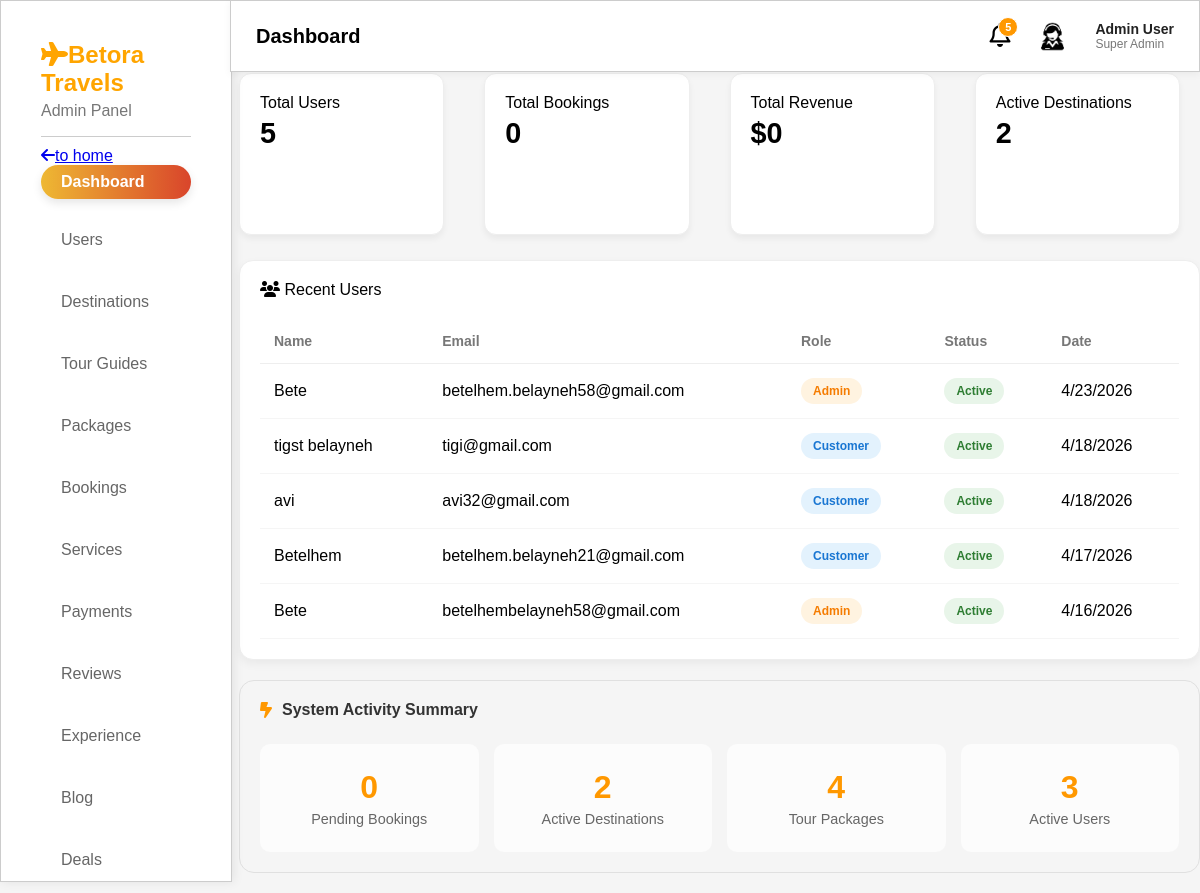
Page /admin/dashboard.php (signed in) on the committed database.
### tables this page shows
CREATE TABLE `users` (
  `id` int(11) NOT NULL,
  `fullname` varchar(100) DEFAULT NULL,
  `username` varchar(50) NOT NULL,
  `email` varchar(100) DEFAULT NULL,
  `password` varchar(255) DEFAULT NULL,
  `phone` varchar(20) DEFAULT NULL,
  `role` enum('admin','customer') DEFAULT 'customer',
  `created_at` timestamp NOT NULL DEFAULT current_timestamp(),
  `status` enum('active','suspended') DEFAULT 'active'
);

### admin/dashboard.php (the view, shortened to what this page needs)
<?php
include "../db.php";
$total_users = $conn->query("SELECT COUNT(*) as count FROM users")->fetch_assoc()['count'];
$total_bookings = $conn->query("SELECT COUNT(*) as count FROM bookings")->fetch_assoc()['count'];
$total_revenue = $conn->query("SELECT SUM(amount) as total FROM payments")->fetch_assoc()['total'] ?? 0;
$active_destinations = $conn->query("SELECT COUNT(*) as count FROM destinations")->fetch_assoc()['count'];
$new_users = $conn->query("
    SELECT fullname, email, role, created_at
    FROM users
    ORDER BY created_at DESC
    LIMIT 5
");
$pending_bookings = $conn->query("
    SELECT COUNT(*) as count
    FROM bookings
    WHERE status='pending'
")->fetch_assoc()['count'];
$total_tour_packages = $conn->query("
    SELECT COUNT(*) as count
    FROM packages
")->fetch_assoc()['count'];
$active_users = $conn->query("
    SELECT COUNT(*) as count
    FROM users
    WHERE role='customer'
")->fetch_assoc()['count'];
?>
<!DOCTYPE html>
<html>
<head>
    <link rel="stylesheet" href="style.css">
</head>
<body>
<?php include "layout.php"; ?>
<div class="dashboard-content">
    <h1 class="welcome-msg">Welcome back, Admin!</h1>
    <div class="stats-grid">
        <div class="stat-card">
            <span>Total Users</span>
            <h2><?php echo $total_users; ?></h2>
        </div>
        <div class="stat-card">
            <span>Total Bookings</span>
            <h2><?php echo $total_bookings; ?></h2>
        </div>
        <div class="stat-card">
            <span>Total Revenue</span>
            <h2>$<?php echo number_format($total_revenue); ?></h2>
        </div>
        <div class="stat-card">
            <span>Active Destinations</span>
            <h2><?php echo $active_destinations; ?></h2>
        </div>
    </div>
    <div class="users-section">
    <div class="card-title">
        <i class="fa-solid fa-users"></i> Recent Users
    </div>
    <div class="table-scroll">
        <table class="user-table">
            <thead>
                <tr>
                    <th>Name</th>
                    <th>Email</th>
                    <th>Role</th>
                    <th>Status</th>
                    <th>Date</th>
                </tr>
            </thead>
            <tbody>
                <?php while($user = $new_users->fetch_assoc()): ?>
                <tr>
                    <td><?php echo htmlspecialchars($user['fullname']); ?></td>
                    <td><?php echo htmlspecialchars($user['email']); ?></td>
                    <td>
                        <span class="role-badge role-<?php echo strtolower($user['role']); ?>">
                            <?php echo ucfirst($user['role']); ?>
                        </span>
                    </td>
                    <td>
                        <span class="status-badge status-<?php echo strtolower($user['status'] ?? 'active'); ?>">
                            <?php echo ucfirst($user['status'] ?? 'active'); ?>
                        </span>
                    </td>
                    <td><?php echo date("n/j/Y", strtotime($user['created_at'])); ?></td>
                </tr>
                <?php endwhile; ?>
            </tbody>
        </table>
    </div>
</div>
    <div class="activity-summary-card">
        <div class="summary-header">
            <i class="fa-solid fa-bolt-lightning"></i>
            <span>System Activity Summary</span>
        </div>
        <div class="summary-grid">
            <div class="summary-item">
                <div class="summary-number"><?php echo $pending_bookings; ?></div>
                <div class="summary-label">Pending Bookings</div>
            </div>
            <div class="summary-item">
                <div class="summary-number"><?php echo $active_destinations; ?></div>
                <div class="summary-label">Active Destinations</div>
            </div>
            <div class="summary-item">
                <div class="summary-number"><?php echo $total_tour_packages; ?></div>
                <div class="summary-label">Tour Packages</div>
            </div>
            <div class="summary-item">
                <div class="summary-number"><?php echo $active_users; ?></div>
                <div class="summary-label">Active Users</div>
            </div>
        </div>
    </div>
</div>
</body>
</html>

### admin/style.css (style rules this page uses)
body { margin:0; font-family:Arial; background:#f5f5f5; }
h1 { font-size: 20px; }
.dashboard-content { margin-left: 239px; }
.welcome-msg { margin-top: 10px; font-size: 35px; font-weight: 600; color: orange; }
.stats-grid { display: grid; grid-template-columns: repeat(auto-fit, minmax(200px, 1fr)); gap: 20px; margin-top: 20px; }
.stat-card { height: 120px; margin-right: 20px; background: #fff; padding: 20px; border-radius: 12px; box-shadow: 0 4px 6px rgba(0,0,0,0.05); border: 1px solid #eee; }
.table-scroll { overflow-x:auto; }
.user-table { min-width:700px; }
.stat-card h2 { font-size: 1.8rem; margin: 5px 0; font-weight: 700; }
.users-section { background:#fff; margin-top:25px; padding:20px; border-radius:14px; border:1px solid #eee; box-shadow:0 4px 10px rgba(0,0,0,0.05); }
.user-table { width:100%; border-collapse:collapse; margin-top:20px; }
.user-table th { text-align:left; padding:14px; color:#777; font-size:14px; border-bottom:1px solid #eee; }
.user-table td { padding:14px; border-bottom:1px solid #f5f5f5; }
.role-badge, .status-badge { padding:6px 12px; border-radius:20px; font-size:12px; font-weight:600; display:inline-block; }
.role-admin { background:#fff3e0; color:#f57c00; }
.role-customer { background:#e3f2fd; color:#1976d2; }
.status-active { background:#e8f5e9; color:#2e7d32; }
.activity-summary-card { border: 1px solid #e0e0e0; border-radius: 15px; padding: 20px; margin-top: 20px; margin-bottom: 20px; }
.summary-header { display: flex; align-items: center; gap: 10px; font-weight: bold; color: #333; margin-bottom: 25px; }
.summary-header i { color: #ff9800; }
.summary-grid { display: flex; justify-content: space-between; gap: 15px; }
.summary-item { flex: 1; background: #fcfcfc; padding: 25px 10px; border-radius: 10px; text-align: center; transition: transform 0.2s ease; }
.summary-number { font-size: 2rem; font-weight: 800; color: #ff9800; margin-bottom: 5px; }
.summary-label { font-size: 0.9rem; color: #666; }

### rows in the picture
users: fullname "Bete", email "betelhem.belayneh58@gmail.com", role "Admin", status "Active", created_at "4/23/2026"
users: fullname "tigst belayneh", email "tigi@gmail.com", role "Customer", status "Active", created_at "4/18/2026"
users: fullname "avi", email "avi32@gmail.com", role "Customer", status "Active", created_at "4/18/2026"
users: fullname "Betelhem", email "betelhem.belayneh21@gmail.com", role "Customer", status "Active", created_at "4/17/2026"
users: fullname "Bete", email "betelhembelayneh58@gmail.com", role "Admin", status "Active", created_at "4/16/2026"

### other values in the picture
$pageTitle "Dashboard"
$total_users "5"
$total_bookings "0"
$total_revenue "0"
$active_destinations "2"
$pending_bookings "0"
$total_tour_packages "4"
$active_users "3"
